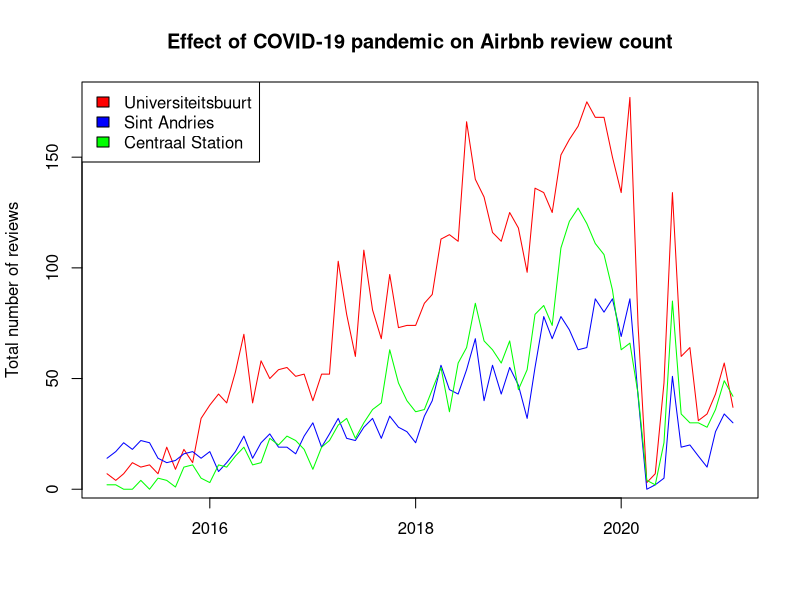

R code for this plot:
######################
library(dplyr)
library(reshape2)



### PLOT ANTWERP ####
######################

# import the data from `gen/analysis/pivot_table`
df_pivot <- read.csv("pivot_table.csv")

# convert the `date` column into date format.
df_pivot$date <- as.Date(df_pivot$date)

pdf("plot_Antwerp.pdf")
plot(x = df_pivot$date, 
     y = df_pivot$Universiteitsbuurt, 
     col = "red", 
     type = "l", 
     xlab = "",
     ylab = "Total number of reviews", 
     main = "Effect of COVID-19 pandemic on Airbnb review count")


lines(df_pivot$date, df_pivot$Sint.Andries, col="blue")
lines(df_pivot$date, df_pivot$Centraal.Station, col="green")

legend("topleft", c("Universiteitsbuurt", "Sint Andries", "Centraal Station"), fill=c("red", "blue", "green"))
dev.off()